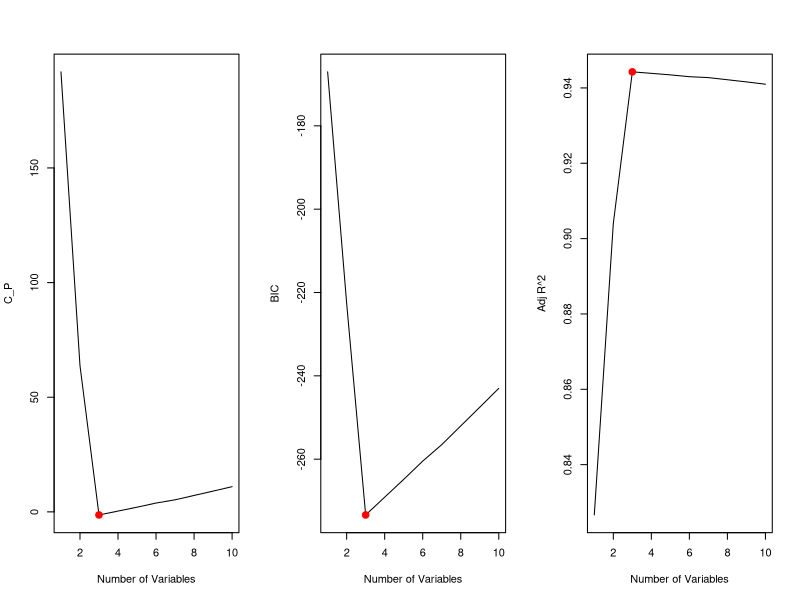
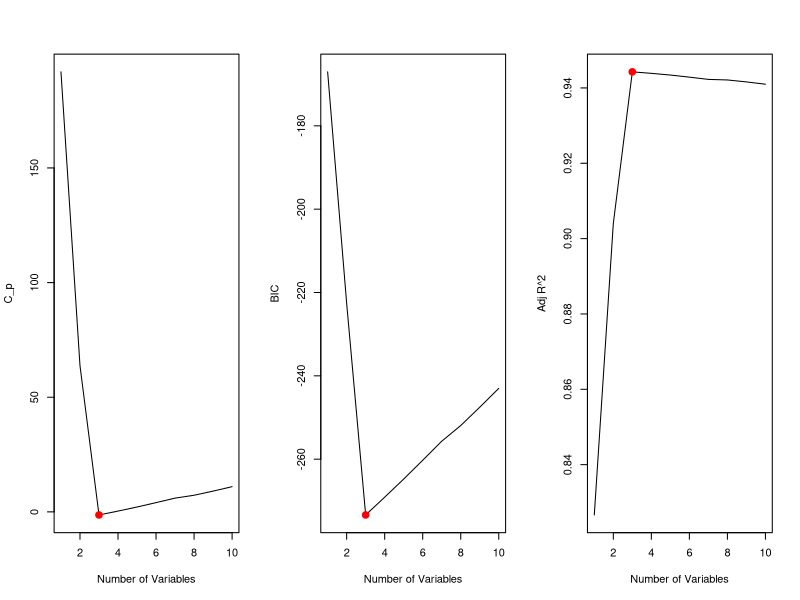

These charts were generated, in order, by the following R code:
## ---- chunk 1
set.seed(1)
x<-rnorm(100)
error<-rnorm(100)
## ---- chunk 2
b0 <- 2
b1 <- 3
b2 <- -1
b3 <- 0.5
y <- b0 + b1 * x + b2 * x^2 + b3 * x^3 + error
## ---- chunk 3
#Following Code Snippet shows the plots to provide evidence for my answer
library(leaps)
data.full<-data.frame(y=y,x=x)
regfit.full<-regsubsets(y~x+I(x^2) + I(x^3) + I(x^4) + I(x^5) + I(x^6) + I(x^7) + I(x^8) + I(x^9) + I(x^10), data = data.full, nvmax = 10, really.big = T)
reg.summary<-summary(regfit.full)
par(mfrow=c(1,3))

#Plotting Model with C_P value 
plot(reg.summary$cp,xlab="Number of Variables",ylab="C_P",type="l")
points(which.min(reg.summary$cp),reg.summary$cp[which.min(reg.summary$cp)],col="red",cex=2,pch=20)

#Plotting Model with BIC Value
plot(reg.summary$bic,xlab="Number of Variables",ylab="BIC",type="l")
points(which.min(reg.summary$bic),reg.summary$bic[which.min(reg.summary$bic)],col="red",cex=2,pch=20)

#Plotting Model with adjusted R^2 Value
plot(reg.summary$adjr,xlab="Number of Variables",ylab="Adj R^2",type="l")
points(which.max(reg.summary$adjr),reg.summary$adjr[which.max(reg.summary$adjr)],col="red",cex=2,pch=20)
## ---- chunk 4
coef(regfit.full,which.max(reg.summary$adjr))
## ---- chunk 5
#Forward Selection Approach
data.full<-data.frame(y=y,x=x)
regfit.fwd<-regsubsets(y~x+I(x^2) + I(x^3) + I(x^4) + I(x^5) + I(x^6) + I(x^7) + I(x^8) + I(x^9) + I(x^10), data = data.full, nvmax = 10,really.big = T,method = "forward")
reg.summary.fwd<-summary(regfit.fwd)
par(mfrow=c(1,3))

#Plotting Model with C_P value 
plot(reg.summary.fwd$cp,xlab="Number of Variables",ylab="C_p",type="l")
points(which.min(reg.summary.fwd$cp),reg.summary.fwd$cp[which.min(reg.summary.fwd$cp)],col="red",cex=2,pch=20)

#Plotting Model with BIC Value
plot(reg.summary.fwd$bic,xlab="Number of Variables",ylab="BIC",type="l")
points(which.min(reg.summary.fwd$bic),reg.summary.fwd$bic[which.min(reg.summary.fwd$bic)],col="red",cex=2,pch=20)

#Plotting Model with adjusted R^2 Value
plot(reg.summary.fwd$adjr,xlab="Number of Variables",ylab="Adj R^2",type="l")
points(which.max(reg.summary.fwd$adjr),reg.summary.fwd$adjr[which.max(reg.summary.fwd$adjr2)],col="red",cex=2,pch=20)
## ---- chunk 6
coef(regfit.fwd,which.max(reg.summary.fwd$adjr))
